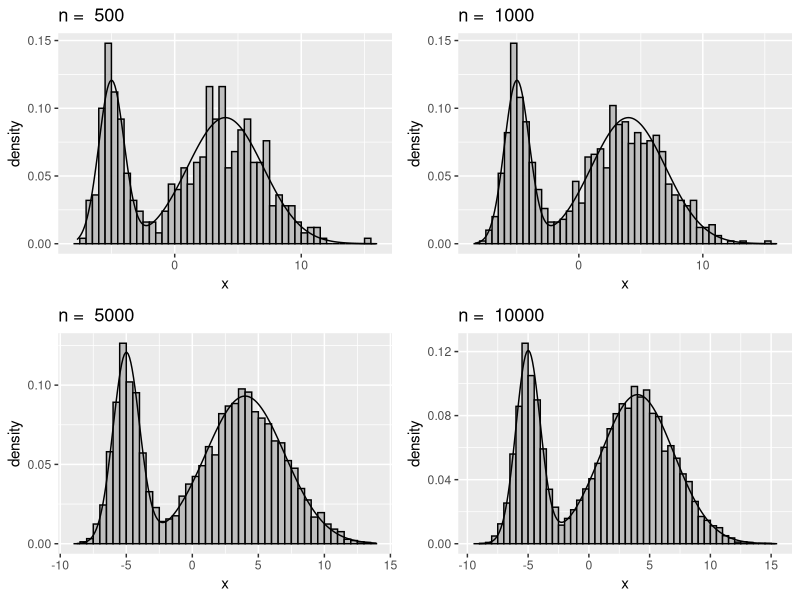
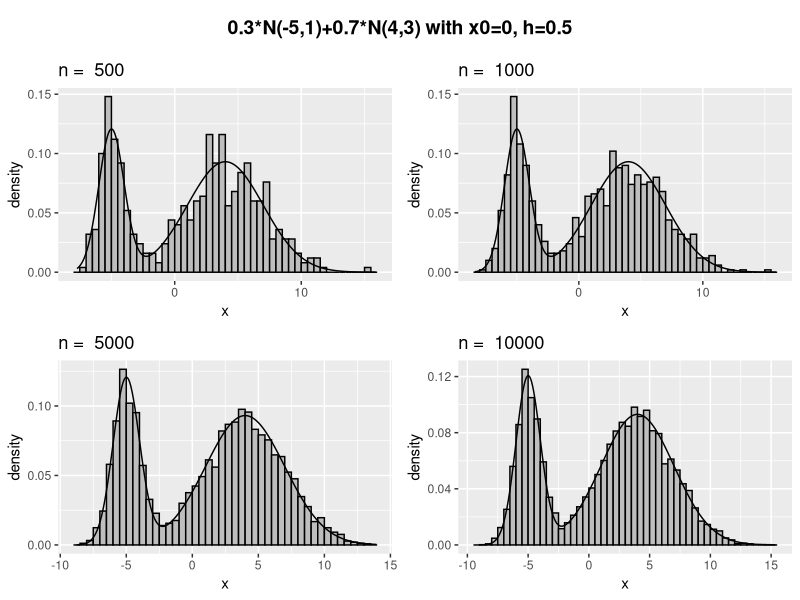
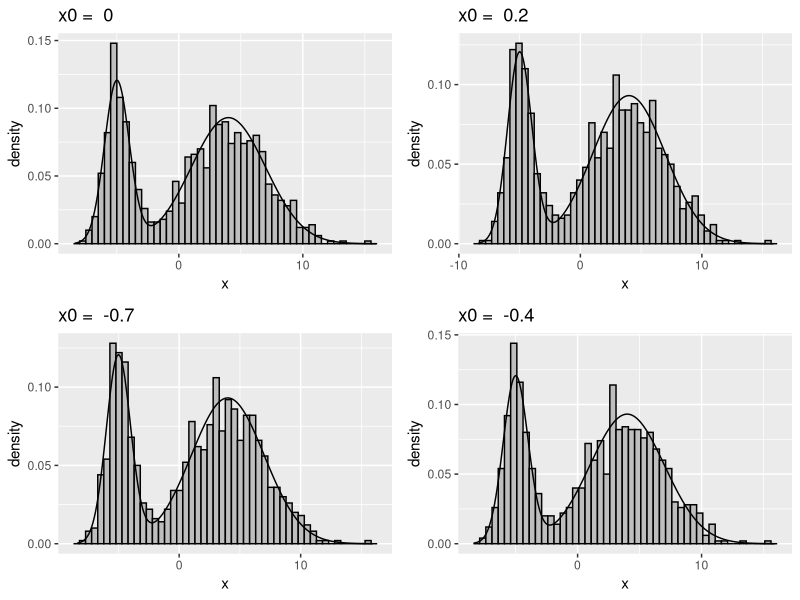
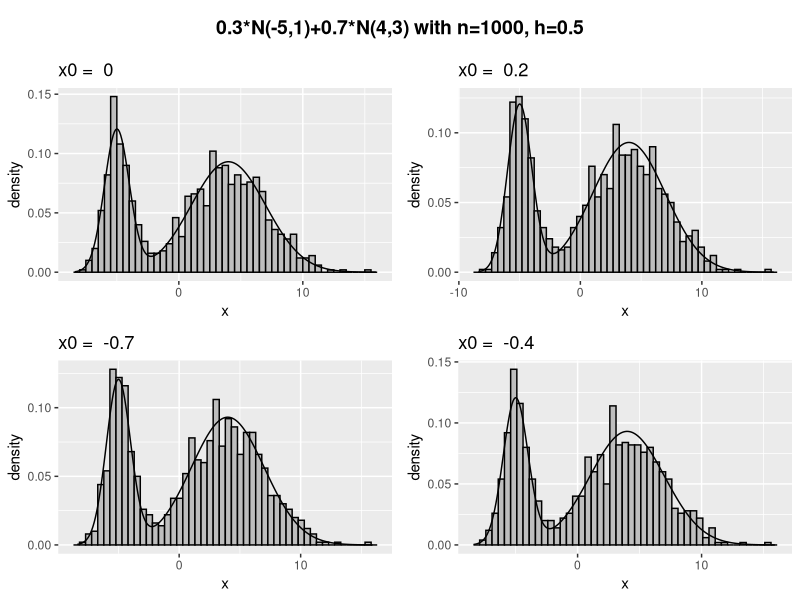
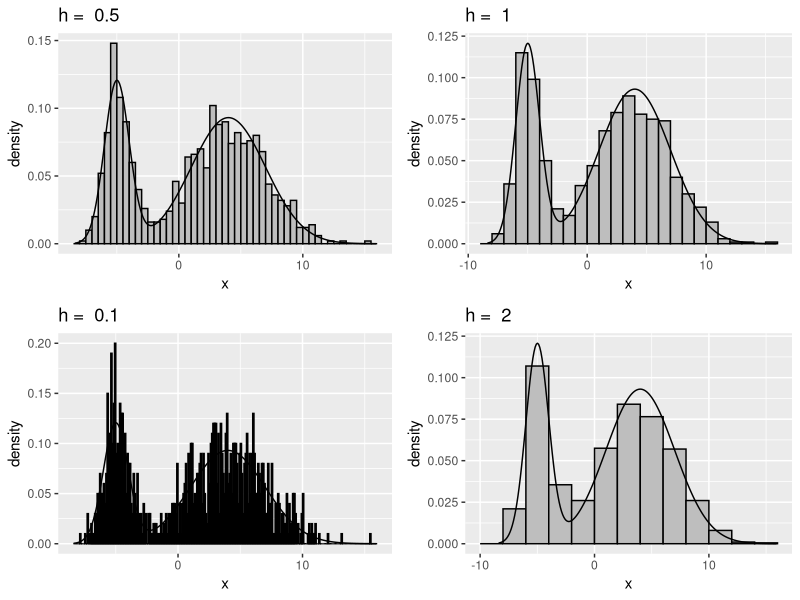
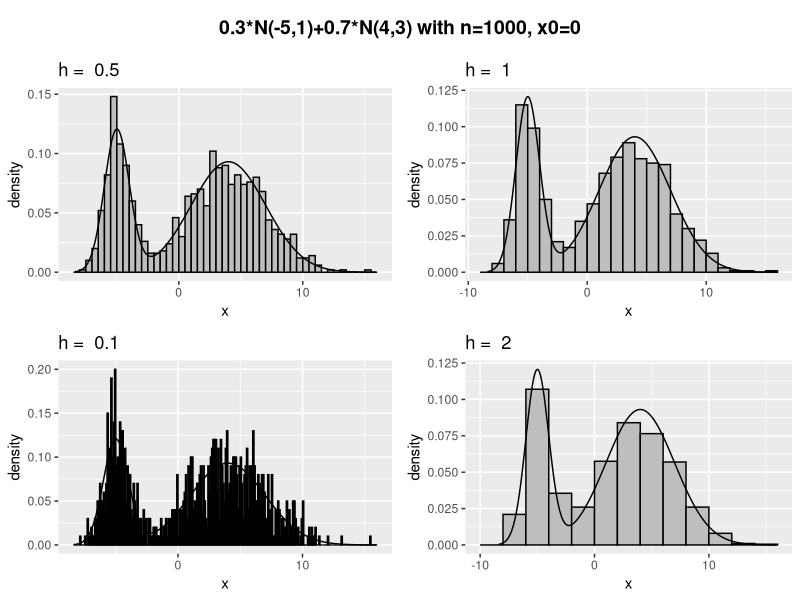

The R script that drew these images, in order:
rm(list = ls())

library(ggplot2)
library(gridExtra)
library(cowplot)


hist_mix_norms <- function(n,x0,h,m1,s1,m2,s2,p){
  set.seed(seed=1)
  y <- rnorm(n*p,m1,s1)
  z <- rnorm(n*(1-p),m2,s2)
  x <- c(y,z[z!=y])
  s<- seq(min(x)-0.5,max(x)+0.5,0.1)
  ds <- p*dnorm(s,m1,s1)+(1-p)*dnorm(s,m2,s2)
  ggplot() + geom_histogram(data = data.frame(x), aes(x = x, y = after_stat(density)),center=x0-h/2, binwidth=h, color="black", fill="grey")  + 
    geom_line(data = data.frame(s, ds), aes(x = s, y = ds))
}


hist_comp_size3 <- function(samp, x0, h, m1,s1,m2,s2,p)
{
  plots <- list()
  for(i in (1:length(samp)))
  {
    plots[[i]] <- hist_mix_norms(samp[i], x0, h, m1,s1,m2,s2,p)+labs(title = paste("n = ", samp[i]))
  }
  grid.arrange(grobs = plots, ncol = round(length(samp)/2))
}

normmix_size <- hist_comp_size3(c(500,1000,5000,10000),0,0.5,-5,1,4,3,0.3)
title <- ggdraw() + draw_label("0.3*N(-5,1)+0.7*N(4,3) with x0=0, h=0.5",fontface = 'bold')
plot_grid(title, normmix_size,ncol = 1,rel_heights = c(0.1, 1))



hist_comp_origin3 <- function(n, origin, h, m1,s1,m2,s2,p)
{
  plots <- list()
  for(i in (1:length(origin)))
  {
    plots[[i]] <- hist_mix_norms(n, origin[i], h, m1,s1,m2,s2,p)+labs(title = paste("x0 = ", origin[i]))
  }
  grid.arrange(grobs = plots, ncol = round(length(origin)/2))
}

normmix_origin <- hist_comp_origin3(1000,c(0,0.2,-0.7,-0.4),0.5,-5,1,4,3,0.3)
title <- ggdraw() + draw_label("0.3*N(-5,1)+0.7*N(4,3) with n=1000, h=0.5",fontface = 'bold')
plot_grid(title, normmix_origin,ncol = 1,rel_heights = c(0.1, 1))



hist_comp_width3 <- function(n, x0, width, m1,s1,m2,s2,p)
{
  plots <- list()
  for(i in (1:length(width)))
  {
    plots[[i]] <- hist_mix_norms(n, x0, width[i], m1,s1,m2,s2,p)+labs(title = paste("h = ", width[i]))
  }
  grid.arrange(grobs = plots, ncol = round(length(width)/2))
}

normmix_width <- hist_comp_width3(1000,0,c(0.5,1,0.1,2),-5,1,4,3,0.3)
title <- ggdraw() + draw_label("0.3*N(-5,1)+0.7*N(4,3) with n=1000, x0=0",fontface = 'bold')
plot_grid(title, normmix_width,ncol = 1,rel_heights = c(0.1, 1))
